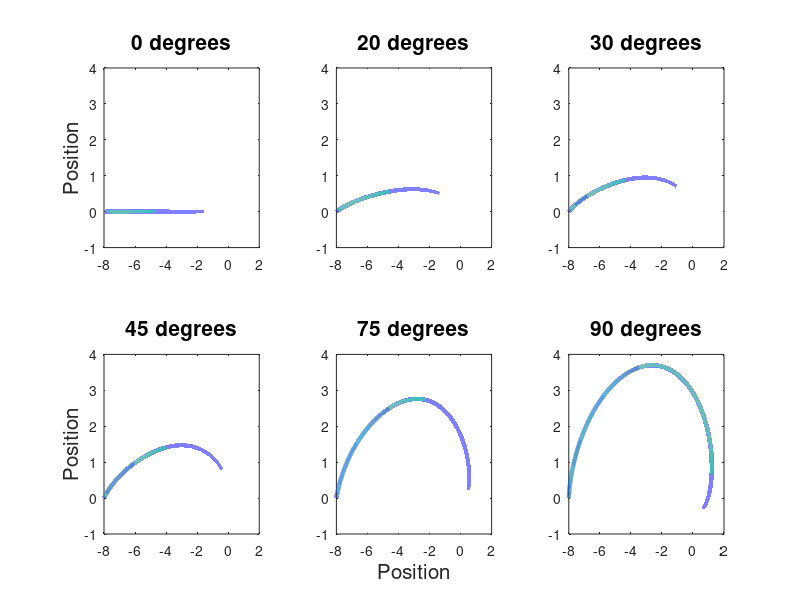

The MATLAB source for this figure:
% Simulation of a point to point reach with different degrees of rotation.
% This script produces 2D position plots of the three angles of rotation
% the user selects. Parameters to adjust before starting: delt, nstep,
% distance, ang, Q, R.

clear all;
rand('seed',1);

% adjust time step 
delt = 0.00001; % time step length in secs
nstep = ceil(0.7/delt);%5000; % number of time steps
% delt = 0.01;
% nstep = 100;
distance = -8; % horizontal distance of hand from zero
ang = [0 20 30 45 75 90]; % six different angles of rotation to simulate

% values for Q and R taken from Qian infinite horizon model
Q = diag([1 0.01 0 1 0.01 0])*0.001; % accuracy cost- default is [1 0.01 0]
R = eye(2)*0.0001; % effort cost- default is 0.0001

z = 6; % number of simulations
order = 6; % order of the system

% parameters for A and B matrices
t1 = 0.224;
t2 = 0.013;
t3 = 0.004;
k = 0; %1 to include spring
b = t1 + t2;
m = t1*t2;
r = t3;

% generate A and B matrices in discrete time formulation
y = [0 0 0];
A = [0 1 0 y; -k/m -b/m 1/m y; 0 0 -1/r y; y 0 1 0; y -k/m -b/m 1/m; y 0 0 -1/r];
B = [0 0 1/r y; y 0 0 1/r]';
% Ad = eye(order) + delt*A;
Ad = expm(delt*A);
Bd = delt*B;

[P,eig,L] = care(A,B,Q,R);

xt = zeros(order,nstep,z);
xt(1,1,:) = distance; % initialize state variables; x position
xt(4,1,:) = 0; % y position -> keep at 0
u = zeros(2,nstep,z); % movement commands
L2 = L;

for j = 1:z
    % calculate rotation matrix and apply to L
    R2 = rotz(ang(j));
    R2 = R2(1:2,1:2);
    L = R2*L2;
    
    for i = 2:nstep
        u(:,i,j) = -L*xt(:,i-1,j);
        xt(:,i,j) = Ad*xt(:,i-1,j) + Bd*u(:,i,j);
    end
end

% plot 2D hand trajectories for each rotation
a = [distance 2 -1 4];
figure;
subplot(2,3,1)
plot(xt(1,:,1),xt(4,:,1),'LineWidth',3);
axis(a);
title([num2str(ang(1)),' degrees'],'FontSize',15)
ylabel('Position','FontSize',15);

subplot(2,3,2)
plot(xt(1,:,2),xt(4,:,2),'LineWidth',3);
axis(a);
title([num2str(ang(2)),' degrees'],'FontSize',15);

subplot(2,3,3)
plot(xt(1,:,3),xt(4,:,3),'LineWidth',3);
axis(a);
title([num2str(ang(3)),' degrees'],'FontSize',15);

subplot(2,3,4)
plot(xt(1,:,4),xt(4,:,4),'LineWidth',3);
axis(a);
title([num2str(ang(4)),' degrees'],'FontSize',15)
ylabel('Position','FontSize',15);

subplot(2,3,5)
plot(xt(1,:,5),xt(4,:,5),'LineWidth',3);
axis(a);
title([num2str(ang(5)),' degrees'],'FontSize',15);
xlabel('Position','FontSize',15);

subplot(2,3,6)
plot(xt(1,:,6),xt(4,:,6),'LineWidth',3);
axis(a);
title([num2str(ang(6)),' degrees'],'FontSize',15);